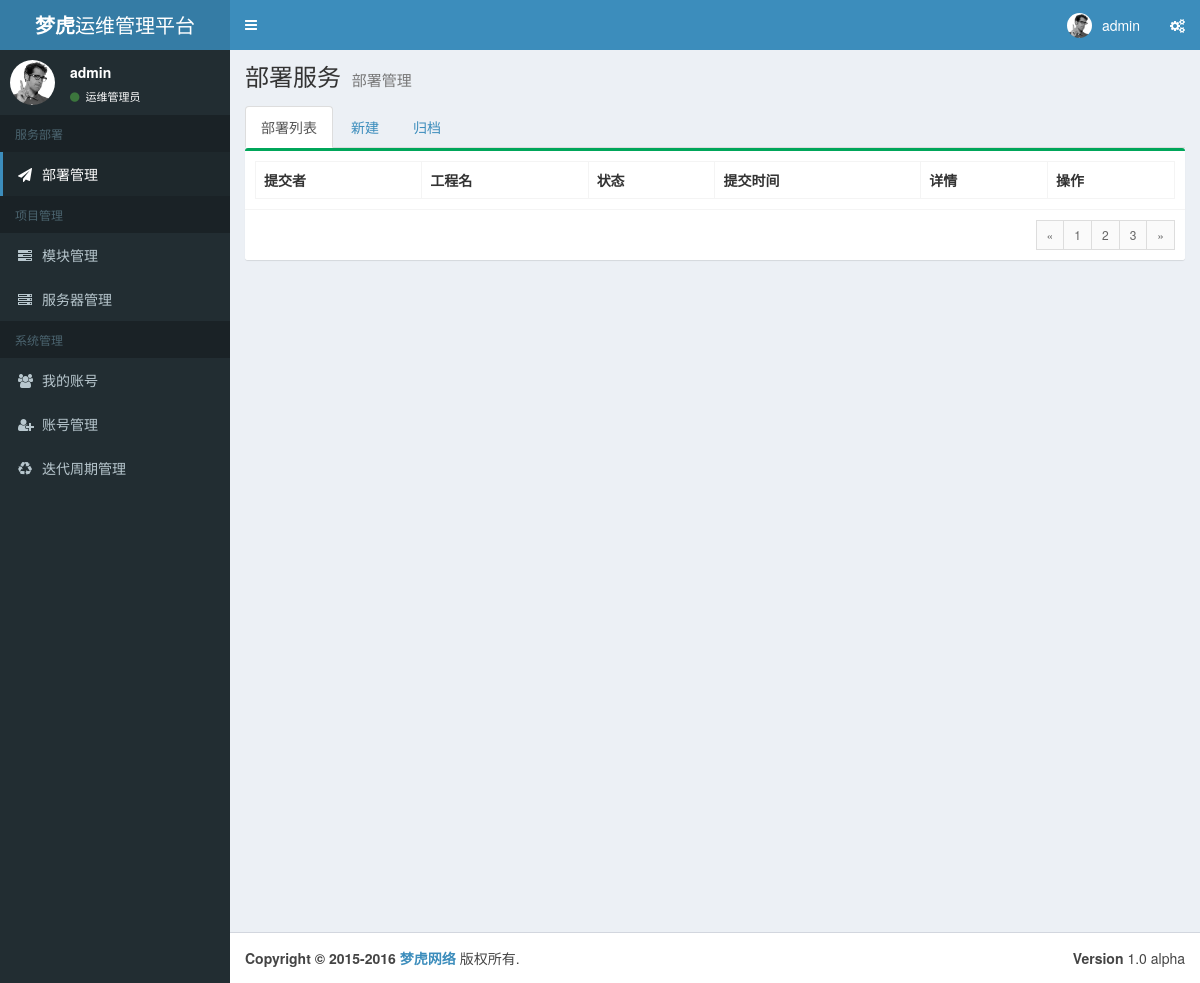
/deploy/deploy_manage (signed in), run on an earlier commit of the app's database.
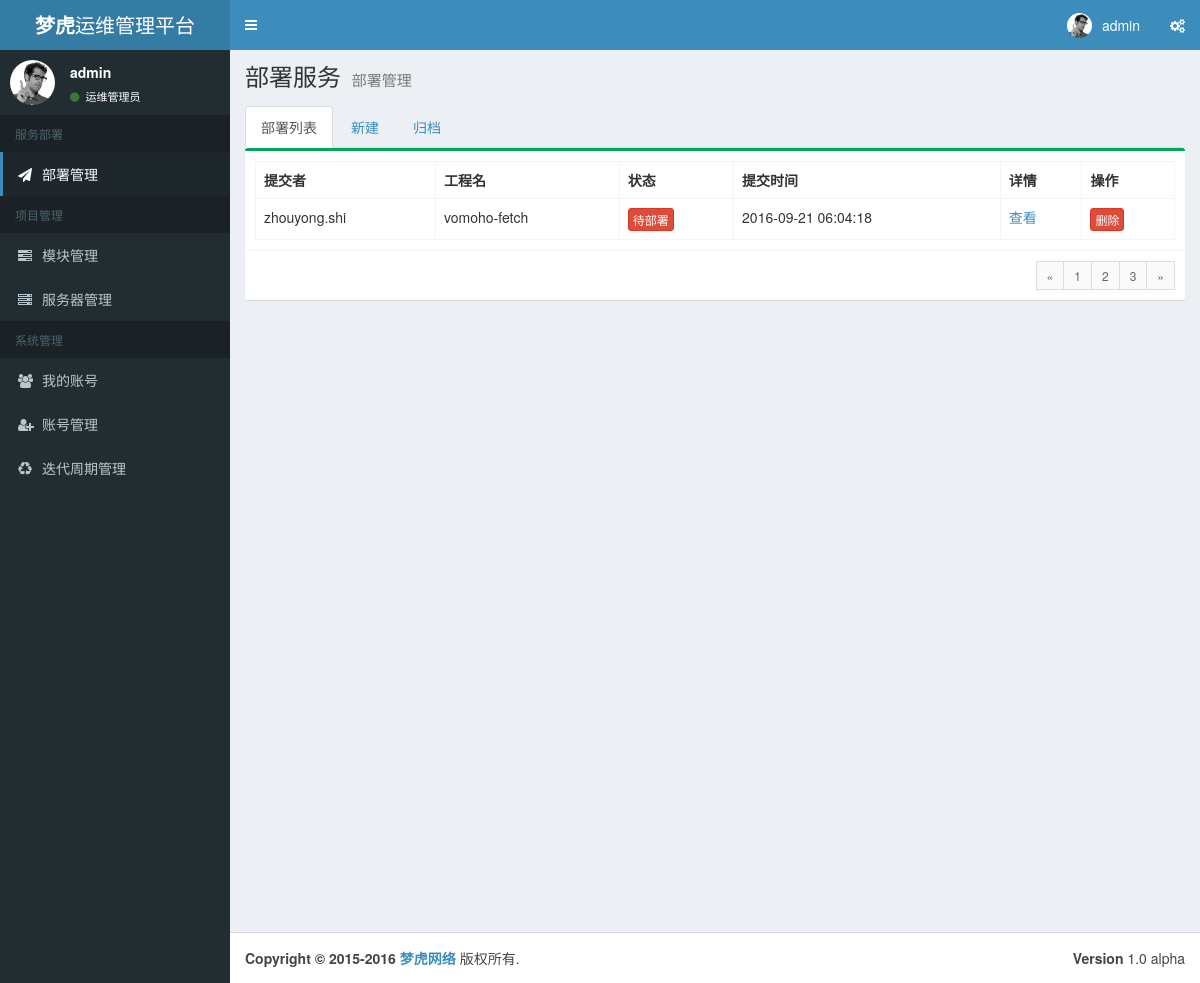
And on a later commit of the database.
### tables this page shows
CREATE TABLE deploys (
  id integer primary key autoincrement,
  time TIMESTAMP NOT NULL DEFAULT current_timestamp,
  submitter text not null,
  review_develop text,
  review_production text,
  review_operate text,
  project_pid integer not null,
  build_by text,
  deploy_by text,
  running_env text not null default 1,
  cycle_id integer default 0,
  status integer not null default 1,
  description text default null
);

CREATE TABLE projects (
  id integer primary key autoincrement,
  pid integer,
  name text not null,
  gitlab_url text default "",
  branch text default "",
  pre_shell default "",
  pos_shell default "",
  time TIMESTAMP NOT NULL DEFAULT current_timestamp,
  description text default ""
);

### views/deploy.py (the view)
@deploy.route('/deploy_manage/<int:page>', methods=['POST', 'GET'])
@deploy.route('/deploy_manage', methods=['POST', 'GET'])
def deploy_manage(page=1):
    if not session.get('logged_in'):
        abort(401)
    username = session.get('username')
    user_id = DbHelper.get_id_username(username)
    system_role = DbHelper.get_role_by_name(username)
    if system_role[0] == 1:
        deploys = DbHelper.get_deploys()
        projects = DbHelper.get_projects()
    elif system_role[0] == 2:
        deploys = DbHelper.get_deploys_by_status3()
        projects = DbHelper.get_projects()
    else:
        deploys = DbHelper.get_deploys_by_username(username, user_id[0])
        projects = DbHelper.get_projects_by_username(username)
    running_envs = DbHelper.get_running_envs()
    cycles = DbHelper.get_cycles()
    reviewers = DbHelper.get_users()
    return render_template("deploy_list.html",
                           service_type=SERVICE_TYPE["DEPLOY_SERVICE"],
                           service_name=DEPLOY_SERVICE["DEPLOY_MANEGE"],
                           page=page,
                           deploys=deploys,
                           projects=projects,
                           running_envs=running_envs,
                           cycles=cycles,
                           reviewers=reviewers,
                           system_role=system_role[0])

### run.py (called while the page is built)
def connect_db():
    rv = sqlite3.connect(app.config['DATABASE'])
    rv.row_factory = sqlite3.Row
    return rv

@app.before_request
def before_request():
    g.db = connect_db()
    g.cf = configparser.ConfigParser()
    g.cf.read("config.iml")

@app.teardown_request
def teardown_request(exception):
    if exception is not None:
        print(exception)
    db = getattr(g, 'db', None)
    if db is not None:
        db.close()
    g.db.close()

### utils/dbHelper.py (called while the page is built)
    @classmethod
    def get_users(cls):
        cur = g.db.execute("select * from users")
        return cur.fetchall()

    @classmethod
    def get_projects(cls):
        cur = g.db.execute("select * from projects")
        return cur.fetchall()

    @classmethod
    def get_deploys(cls):
        cur = g.db.execute("SELECT a.*, b.name project_name FROM deploys a,projects b where a.project_pid = b.pid")
        return cur.fetchall()

    @classmethod
    def get_cycles(cls):
        cur = g.db.execute("select * from cycles")
        return cur.fetchall()

    @classmethod
    def get_running_envs(cls):
        cur = g.db.execute("select * from running_env")
        return cur.fetchall()

### templates/deploy_list.html (shortened to what the changed rows need)
{% extends "base_layout.html" %}
{% block css %}
    <link href="{{ url_for('static', filename='basstyle.css') }}" rel="stylesheet" type="text/css"/>
{% endblock %}
{% block body %}
  <div class="tab-content">
    <div role="tabpanel" class="tab-pane active" id="deploy_list">
        <div class="row">
            <div class="col-xs-12">
                <div class="box box-success">
                    <div class="box-body">
                        <table class="table table-bordered">
                        <tr>
                            <th>提交者</th>
                            <th>工程名</th>
                            <th>状态</th>
                            <th>提交时间</th>
                            <th>详情</th>
                            <th>操作</th>
                        </tr>
                        {% for deploy in deploys %}
                            {% if deploy.status <7 %}
                            <tr>
                                <td>{{ deploy.submitter }}</td>
                                <td>{{ deploy.project_name }}</td>
                                <td>
                                {% if deploy.status == 1 %}
                                    <button class="btn btn-primary btn-review">待审核</button>
                                {% elif deploy.status == 2 %}
                                    <button class="btn btn-warning btn-review">被拒绝</button>
                                {% elif deploy.status == 3 %}
                                    <button class="btn btn-info btn-review">待构建</button>
                                {% elif deploy.status == 4 %}
                                    <button class="btn btn-warning btn-review">构建失败</button>
                                {% elif deploy.status == 41 %}
                                    <button class="btn btn-warning btn-review">构建中...</button>
                                {% elif deploy.status == 5 %}
                                    <button class="btn btn-danger btn-review">待部署</button>
                                {% elif deploy.status == 6 %}
                                    <button class="btn btn-success btn-review">已部署</button>
                                {% endif %}
                                </td>
                                <td>{{ deploy.time }}</td>
                                <td><a href="/deploy/deploy_review/{{ deploy.id }}">查看</a></td>
                                <td>{% if system_role != 1%}
                                        {% if deploy.status == 1 %}
                                            {% if deploy.role == 3 %}
                                            <button class="btn btn-primary btn-review refuse" data-toggle="modal" data-target="#modal_comment">拒绝</button>
                                            <button class="btn btn-primary btn-review approved" data-toggle="modal" data-target="#modal_comment">批准</button>
                                            {% endif %}
                                        {% elif deploy.status == 2 %}
                                            {% if system_role == 1 or system_role == 2 %}
                                            <button class="btn btn-danger btn-review delete">删除</button>
                                            {% endif %}
                                        {% elif deploy.status == 3 %}
                                            {% if system_role == 1 or system_role == 2 %}
                                            <button class="btn btn-info btn-review build">构建</button>
                                            {% endif %}
                                        {% elif deploy.status == 4 %}
                                            {% if system_role == 1 or system_role == 2 %}
                                            <button class="btn btn-info btn-review build">构建</button>
                                            {% endif %}
                                        {% elif deploy.status == 5 %}
                                            {% if system_role == 1 or system_role == 2 %}
                                            <button class="btn btn-info btn-review deploy_modal" data-toggle="modal" data-target="#server_modal">部署</button>
                                            {% endif %}
                                        {% elif deploy.status == 6 %}
                                            {% if system_role == 1 or system_role == 2 %}
                                            <button class="btn btn-success btn-review store">归档</button>
                                            {% endif %}
                                        {% endif %}
                                    {% else %}
                                        <button class="btn btn-danger btn-review delete">删除</button>
                                    {% endif %}
                                </td>
                            </tr>
                            {% endif %}
                        {% endfor %}
                        </table>
                    </div>
                </div>
            </div>
        </div>
    </div>
  </div>
{% endblock %}

What changed in the data, as far as the page shows it:
now on this page (row edited): deploys: submitter "zhouyong.shi", project_name "vomoho-fetch", status "待部署", time "2016-09-21 06:04:18"
